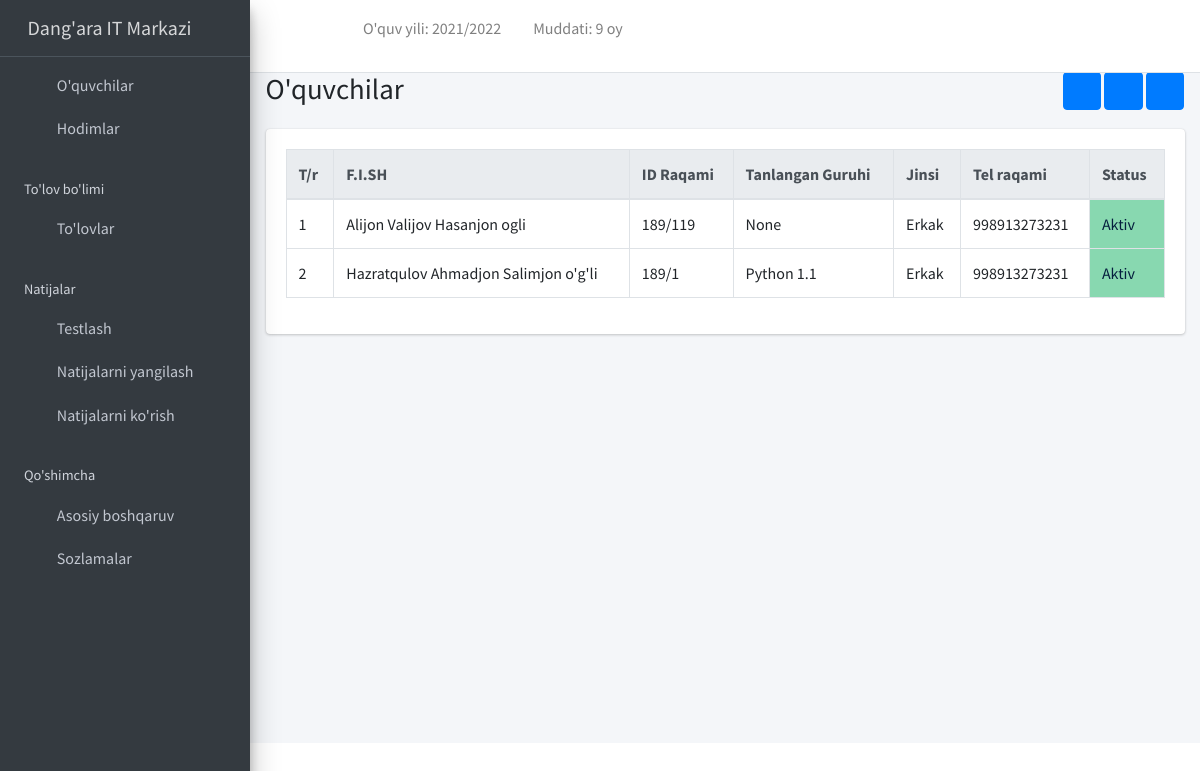
/student/list (signed in), run on the app's committed database.
### apps/corecode/models.py (models this page shows, shortened)
class AcademicSession(models.Model):
    name = models.CharField(max_length=200, unique=True)
    current = models.BooleanField(default=True)
    class Meta:
        ordering = ["-name"]

class AcademicTerm(models.Model):
    name = models.CharField(max_length=20, unique=True)
    current = models.BooleanField(default=True)
    class Meta:
        ordering = ["name"]

class StudentClass(models.Model):
    name = models.CharField(max_length=200, unique=True)
    class Meta:
        verbose_name = "Class"
        verbose_name_plural = "Classes"
        ordering = ["name"]
    def __str__(self):
        return self.name

### apps/students/models.py (models this page shows, shortened)
class Student(models.Model):
    STATUS_CHOICES = [("active", "Aktiv"), ("inactive", "Ketgan")]
    GENDER_CHOICES = [("male", "Erkak"), ("female", "Ayol")]
    current_status = models.CharField(
        max_length=10, choices=STATUS_CHOICES, default="active"
    )
    registration_number = models.CharField(max_length=200, unique=True)
    surname = models.CharField(max_length=200)
    firstname = models.CharField(max_length=200)
    other_name = models.CharField(max_length=200, blank=True)
    gender = models.CharField(max_length=10, choices=GENDER_CHOICES, default="male")
    date_of_birth = models.DateField(default=timezone.now)
    current_class = models.ForeignKey(
        StudentClass, on_delete=models.SET_NULL, blank=True, null=True
    )
    date_of_admission = models.DateField(default=timezone.now)
    mobile_num_regex = RegexValidator(
        regex="^[0-9]{9,13}$", message="Iltimos e'tibotli bo'ling!"
    )
    parent_mobile_number = models.CharField(
        validators=[mobile_num_regex], max_length=13, blank=True
    )
    address = models.TextField(blank=True)
    others = models.TextField(blank=True)
    passport = models.ImageField(blank=True, upload_to="students/passports/")
    class Meta:
        ordering = ["surname", "firstname", "other_name"]

### apps/students/views.py (the view)
# urls.py: path("list", StudentListView.as_view(), name="student-list"),
class StudentListView(LoginRequiredMixin, ListView):
    model = Student
    template_name = "students/student_list.html"
    context_object_name = 'students'

### apps/corecode/context_processors.py (called while the page is built)
def site_defaults(request):
    current_session = AcademicSession.objects.get(current=True)
    current_term = AcademicTerm.objects.get(current=True)
    vals = SiteConfig.objects.all()
    contexts = {
        "current_session": current_session.name,
        "current_term": current_term.name,
    }
    for val in vals:
        contexts[val.key] = val.value
    return contexts

### apps/students/templates/students/student_list.html (shortened to what this page needs)
{% extends 'base.html' %}
{% block title %}O'quvchilar{% endblock title %}
{% block breadcrumb %}
<a class="btn btn-primary" href="{% url 'student-create' %}"><i
    class="fas fa-plus"></i></a>
<a class="btn btn-primary" href="{% url 'student-upload' %}"><i
    class="fas fa-upload"></i></a>
<a class="btn btn-primary" href="{% url 'student_data' %}"><i class="fa fa-download"></i></a>
{% endblock breadcrumb %}
{% block content %}
  <div class="table-responsive">
    <table id="studenttable" class="table table-bordered table-hover" data-page-length='100'>
      <thead class="thead-light">
        <tr>
          <th>T/r</th>
          <th>F.I.SH</th>
          <th>ID Raqami</th>
          <th>Tanlangan Guruhi</th>
          <th>Jinsi</th>
          <th>Tel raqami</th>
          <th>Status</th>
        </tr>
      </thead>
      <tbody>
        {% for student in students %}
          <tr class='clickable-row' data-href="{% url 'student-detail' student.id %}">
            <td>{{ forloop.counter}}</td>
            <td>{{ student.surname}} {{student.firstname }} {{student.other_name }}</td>
            <td>{{ student.registration_number}}</td>
            <td>{{ student.current_class}}</td>
            <td>{{ student.get_gender_display}}</td>
            <td>{{ student.parent_mobile_number}}</td>
              {% if student.get_current_status_display == 'Aktiv' %}
            <td bgcolor="#88d8b0" style="color: #051e3e">{{ student.get_current_status_display}}</td>
                {% else %}
          <td bgcolor= "#ff6f69" style="color: #051e3e">{{ student.get_current_status_display}}</td>
            {% endif %}
          </tr>
        {% endfor %}
      </tbody>
    </table>
  </div>
{% endblock content %}

### templates/base.html (shortened to what this page needs)
{% load static %}
<!DOCTYPE html>
<html lang="en">
<head>
  <link rel="stylesheet" href="{% static 'plugins/fontawesome-free/css/all.min.css' %}">
  <link rel="stylesheet" href="{% static 'plugins/toastr/toastr.min.css' %}">
  <link rel="stylesheet"
    href="{% static 'plugins/overlayScrollbars/css/OverlayScrollbars.min.css' %}">
  <link rel="stylesheet" href="{% static 'plugins/Datatables/datatables.min.css' %}" />
  <link rel="stylesheet" href="{% static 'dist/css/adminlte.min.css' %}">
</head>
<body
  class="hold-transition sidebar-mini layout-fixed layout-navbar-fixed layout-footer-fixed">
  <div class="wrapper">
    <nav class="main-header navbar navbar-expand navbar-white navbar-light">
      <ul class="navbar-nav">
        <li class="nav-item">
          <a class="nav-link" data-widget="pushmenu" href="#" role="button"><i
              class="fas fa-bars"></i></a>
        </li>
        <li class="nav-item d-none d-sm-inline-block">
          <a href="{% url 'home' %} " class="nav-link"><i class="fa fa-home"></i></a>
        </li>
        <li class="nav-item d-none d-sm-inline-block">
          <p class="nav-link">O'quv yili: {{ current_session }}</p>
        </li>
        <li class="nav-item d-none d-sm-inline-block">
          <p class="nav-link">Muddati: {{ current_term }}</p>
        </li>
      </ul>
      <ul class="navbar-nav ml-auto">
        <li class="nav-item dropdown">
          <a class="nav-link" data-toggle="dropdown" href="#">
            <i class="far fa-user"></i>
          </a>
        </li>
        <li class="nav-item">
          <a class="nav-link" data-widget="control-sidebar" data-slide="true"
            href="#" role="button"><i class="fas fa-th-large"></i></a>
        </li>
      </ul>
    </nav>
    <aside class="main-sidebar sidebar-dark-primary elevation-4">
      <a href="{% url 'home' %}" class="brand-link"><i class="nav-icon fas fa-graduation-cap"></i> Dang'ara IT Markazi</a>
      <div class="sidebar">
        <nav class="mt-2">
          <ul class="nav nav-pills nav-sidebar flex-column"
            data-widget="treeview" role="menu" data-accordion="false">
            <li class="nav-item">
              <a href="{% url 'student-list' %}" class="nav-link">
                <i class="nav-icon fas fa-graduation-cap"></i>
                <p>
                  O'quvchilar
                </p>
              </a>
            </li>
            <li class="nav-item">
              <a href="{% url 'staff-list' %}" class="nav-link">
                <i class="nav-icon fas fa-users"></i>
                <p>
                  Hodimlar
                </p>
              </a>
            </li>
            <li class="nav-header">To'lov bo'limi</li>
            <li class="nav-item">
              <a href="{% url 'invoice-list' %}" class="nav-link">
                <i class="nav-icon fas fa-money-bill-alt"></i>
                <p>
                  To'lovlar
                </p>
              </a>
            </li>
            <li class="nav-header">Natijalar</li>
            <li class="nav-item">
              <a href="{% url 'create-result' %}" class="nav-link">
                <i class="nav-icon fas fa-plus"></i>
                <p>
                  Testlash
                </p>
              </a>
            </li>
            <li class="nav-item">
              <a href="{% url 'edit-results' %}" class="nav-link">
                <i class="nav-icon fas fa-pen"></i>
                <p>
                  Natijalarni yangilash
                </p>
              </a>
            </li>
            <li class="nav-item">
              <a href="{% url 'view-results' %}" class="nav-link">
                <i class="nav-icon fas fa-address-card"></i>
                <p>
                  Natijalarni ko'rish
                </p>
              </a>
            </li>
            <li class="nav-header">Qo'shimcha</li>
            <li class="nav-item has-treeview">
              <a href="#" class="nav-link">
                <i class="nav-icon fas fa-copy"></i>
                <p>
                  Asosiy boshqaruv
                  <i class="fas fa-angle-left right"></i>
                </p>
              </a>
            </li>
            <li class="nav-item">
              <a href="{% url 'configs' %}" class="nav-link">
                <i class="nav-icon fas fa-cog"></i>
                <p>
                  Sozlamalar
                </p>
              </a>
            </li>
          </ul>
        </nav>
      </div>
    </aside>
    <div class="content-wrapper">
      <section class="content-header">
        <div class="container-fluid">
          <div class="row mb-1">
            <div class="col-sm-8">
              <h1>{% block title %}{% endblock title %}</h1>
            </div>
            <div class="col-sm-4">
              <ol class="breadcrumb float-sm-right">
                <li class="breadcrumb-item">{% block breadcrumb %}{% endblock breadcrumb %}</li>
              </ol>
            </div>
          </div>
        </div>
      </section>
      <section class="content">
        <div class="container-fluid">
          <div class="row">
            <div class="col-md-12">
              {% block fullcard %}
              <div class="card">
                <div class="card-body">
                  <div class="row">
                    <div class="col">
                      {% block content %}
                      {% endblock content %}
                    </div>
                  </div>
                </div>
              </div>
              {% endblock fullcard %}
            </div>
          </div>
        </div>
      </section>
    </div>
  </div>
</body>
</html>

### data on the page
AcademicSession: name "2021/2022"
AcademicTerm: name "9 oy"
Student: surname "Alijon", firstname "Valijov", other_name "Hasanjon ogli", registration_number "189/119", current_class "None", gender "Erkak", parent_mobile_number "998913273231", current_status "Aktiv"
Student: surname "Hazratqulov", firstname "Ahmadjon", other_name "Salimjon o'g'li", registration_number "189/1", current_class "Python 1.1", gender "Erkak", parent_mobile_number "998913273231", current_status "Aktiv"
